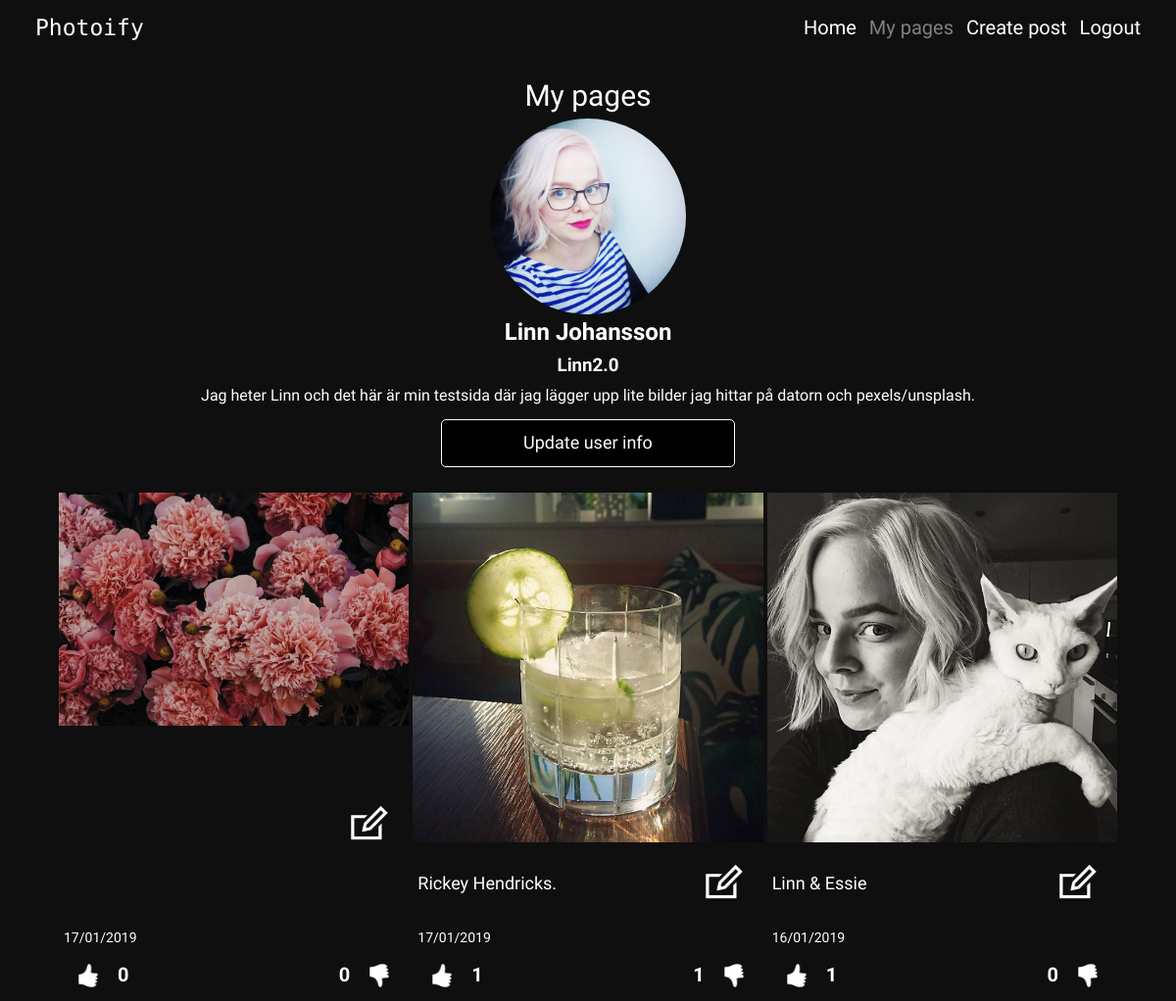
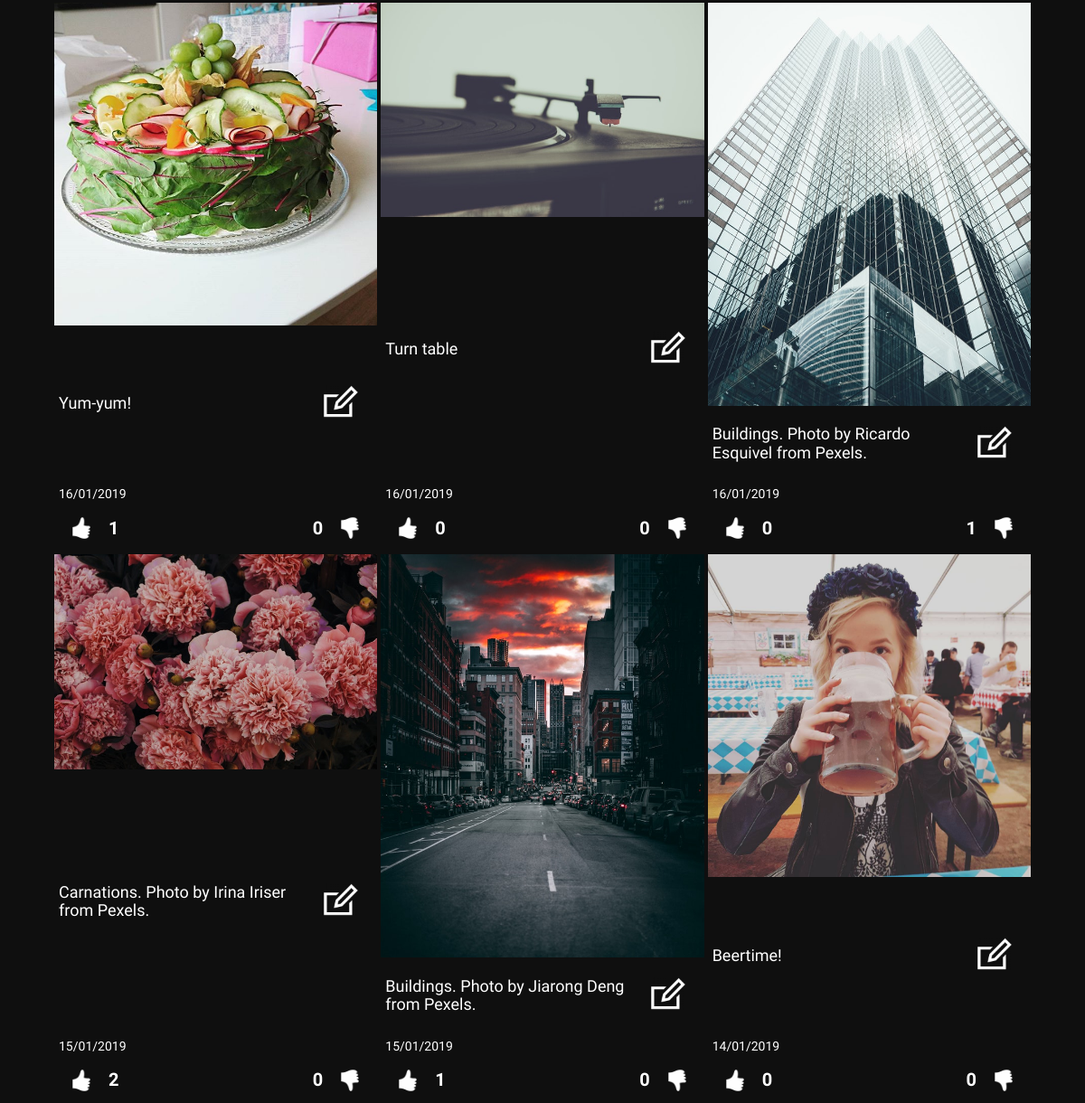
The app's page /my-pages.php (signed in) with its own data (2 pictures, top to bottom).
### tables this page shows
CREATE TABLE "users" (
	`id`	INTEGER PRIMARY KEY AUTOINCREMENT,
	`name`	TEXT,
	`password`	TEXT,
	`email`	TEXT,
	`profile_image_url`	TEXT,
	`username`	TEXT,
	`bio`	TEXT
);

CREATE TABLE "posts" (
	`post_id`	INTEGER PRIMARY KEY AUTOINCREMENT,
	`description`	TEXT,
	`image_url`	TEXT,
	`user_id`	INTEGER,
	`date`	INTEGER,
	FOREIGN KEY(`user_id`) REFERENCES `users`(`id`)
);

### app/database/database-functions.php (called while the page is built, shortened)
<?php
function connectToDB(): PDO {
    static $pdo;
    if ($pdo instanceof PDO) {
        return $pdo;
    }
    $config = require dirname(__DIR__).'/config.php';
    $pdo = new PDO($config['database_path']);
    return $pdo;
}
function getUser(string $userId): array{
    $pdo = connectToDB();
    $statement = $pdo->prepare('SELECT id, name, email, profile_image_url, username, bio FROM users WHERE id = :id');
    $statement->bindParam(':id', $userId, PDO::PARAM_INT);
    $statement->execute();
    $user = $statement->fetch(PDO::FETCH_ASSOC);
    return $user;
}
function getMyPosts(string $user): array{
    $pdo = connectToDB();
    $myPostsStatement = $pdo->prepare('SELECT * FROM posts WHERE user_id = :user ORDER BY date DESC');
    $myPostsStatement->bindParam(':user', $user, PDO::PARAM_INT);
    $myPostsStatement->execute();
    $myPosts = $myPostsStatement->fetchAll(PDO::FETCH_ASSOC);
    return $myPosts;
}
function countDislikes(string $postId):int{
    $pdo = connectToDB();
    $getDislikes = $pdo->prepare('SELECT * FROM dislikes WHERE post_id=:post_id');
    $getDislikes->bindParam(':post_id', $postId, PDO::PARAM_INT);
    $getDislikes->execute();
    $likes = $getDislikes->fetchAll(PDO::FETCH_ASSOC);
    $currentLikes = count($likes);
    return $currentLikes;
}

### app/autoload.php (called while the page is built, shortened)
<?php
require __DIR__.'/database/database-functions.php';
if (isset($_SESSION['user'])) {
    $loggedInUser = getUser($_SESSION['user']);
};

### my-pages.php (the view, shortened to what this page needs)
<?php
require __DIR__.'/views/header.php';
$myPosts = getMyPosts($loggedInUser['id']);
?>
<div class="my-pages">
    <div class="user-info">
        <h1>My pages</h1>
        <img class="profile-pic" src="<?= $loggedInUser['profile_image_url']?>" alt="profile-pic">
        <h2>
            <?= $loggedInUser['name']?>
        </h2>
        <h3>
            <?= $loggedInUser['username']?>
        </h3>
        <h4 class="bio">
            <?= $loggedInUser['bio']?>
        </h4>
        <button class="button"><a href="/update-user-page.php">Update user info</a></button>
    </div>
    <div class="post-feed">
        <?php
        foreach ($myPosts as $myPost) :
            $likes = countLikes($myPost['post_id']);
            $dislikes = countDislikes($myPost['post_id']);?>
        <div class="post">
            <div class=image-container>
                <img class="post-image" src="<?= $myPost['image_url']?>" alt="image">
            </div>
            <div class="description-and-edit">
                <h5 class="description">
                    <?= $myPost['description']?>
                </h5>
                <a class="edit-post-button" href="<?= "/update-post-page.php?postId=".$myPost['post_id'];?>"> <img src="/assets/iconmonstr-edit.png"
                    alt="Edit"></a>
            </div>
            <div class="info-container">
                <h6 class="post-date">
                    <?=date('d/m/Y', $myPost['date'])?>
                </h6>
                <div class="like-buttons">
                    <form class="likes-form" action="/app/likes/likes.php" method="post">
                        <button class="like-button"><img src="<?= !empty($doesUserLikePost) ? "/assets/iconmonstr-thumb-like-dark.png"
                                : "/assets/iconmonstr-thumb-like-light.png" ?>" alt=""></button>
                        <h5 class="likes">
                            <?= !empty($likes) ?  $likes :  '0' ?>
                        </h5>
                    </form>
                    <form class="likes-form" action="/app/likes/dislikes.php" method="post">
                        <h5 class="dislikes">
                            <?= !empty($dislikes) ?  $dislikes :  '0' ?>
                        </h5>
                        <button class="dislike-button"><img src="<?= !empty($doesUserDislikePost) ? "/assets/iconmonstr-thumb-dislike-dark.png"
                                : "/assets/iconmonstr-thumb-dislike-light.png" ?>" alt=""></button>
                    </form>
                </div>
            </div>
        </div>
        <?php
                endforeach ?>
    </div>
</div>
<?php require __DIR__.'/views/footer.php'; ?>

### assets/styles/main.css (style rules this page uses)
* { box-sizing: border-box; }
body { width: 100vw; min-height: 100%; margin: 0; background-color: rgb(15, 15, 15); color: white; font-family: "Roboto Condensed", sans-serif; }
h1, h2, h3, h4, h5, h6 { margin: 5px; }
h1 { font-size: 30px; font-weight: 300; }
img { width: 200px; }
a { color: white; text-decoration: none; }
.button { width: 300px; color: black; background-color: whitesmoke; border-radius: 5px; }
.post-feed { width: auto; margin: auto; display: grid; grid-gap: 4px; grid-template-columns: repeat(auto-fill, minmax(150px, 1fr)); }
.post { width: 100%; }
.post-image { width: 100%; }
.description { margin-right: 0; font-weight: 400; font-size: 18px; }
.post-date { font-size: 14px; font-weight: 300; }
.likes-form { display: flex; flex-direction: row; justify-content: center; align-items: center; }
.likes, .dislikes { font-size: 20px; font-weight: 600; }
.like-buttons { display: flex; flex-direction: row; justify-content: space-between; }
.like-button { margin: 0; padding: 0; background: none; border: none; display: flex; flex-direction: column; justify-content: center; align-items: center; }
.dislike-button { margin: 0; padding: 0; background: none; border: none; display: flex; flex-direction: column; justify-content: center; align-items: center; }
.like-button > img { width: 50px; height: 50px; margin: 0; padding: 0; }
.dislike-button > img { width: 50px; height: 50px; margin: 0; padding: 0; }
.my-pages { padding-top: 20px; position: relative; top: 56px; display: flex; flex-direction: column; justify-content: center; align-items: center; }
.user-info { margin-bottom: 2vh; display: flex; flex-direction: column; justify-content: center; align-items: center; }
.profile-pic { width: 200px; border-radius: 50%; }
.bio { text-align: center; font-weight: 300; }
.button { margin: 10px; padding: 13px; background-color: black; color: white; border: solid 1px white; font-size: 18px; }
.post { display: flex; flex-direction: column; justify-content: space-between; }
.image-container { height: auto; display: flex; flex-direction: column; justify-content: center; align-items: center; }
.edit-post-button > img { width: 80px; margin: 0; padding: 0; }
.description-and-edit { display: flex; flex-direction: row; justify-content: space-between; align-items: center; }
form { height: 100%; margin: 0 5px; display: flex; flex-direction: column; justify-content: center; align-items: center; }
@media only screen and (min-width: 800px) { .post-feed { width: 100vw; grid-gap: 4px; grid-template-columns: repeat(auto-fill, minmax(300px, 1fr)); } }
@media only screen and (min-width: 800px) { .my-pages > .post-feed { width: auto; margin: auto; } }

### records on screen
users: profile_image_url (picture), name "Linn Johansson", username "Linn2.0", bio "Jag heter Linn och det här är min testsida där jag lägger upp lite bilder jag hittar på datorn och pexels/unsplash."
posts: image_url (picture), date "17/01/2019"
posts: image_url (picture), description "Rickey Hendricks.", date "17/01/2019", likes "1", dislikes "1"
posts: image_url (picture), description "Linn & Essie", date "16/01/2019", likes "1"
posts: image_url (picture), description "Yum-yum!", date "16/01/2019", likes "1"
posts: image_url (picture), description "Turn table", date "16/01/2019"
posts: image_url (picture), description "Buildings. Photo by Ricardo Esquivel from Pexels.", date "16/01/2019", dislikes "1"
posts: image_url (picture), description "Carnations. Photo by Irina Iriser from Pexels.", date "15/01/2019", likes "2"
posts: image_url (picture), description "Buildings. Photo by Jiarong Deng from Pexels.", date "15/01/2019", likes "1"
posts: image_url (picture), description "Beertime!", date "14/01/2019"

### other values on screen
$config['title'] "Photoify"
